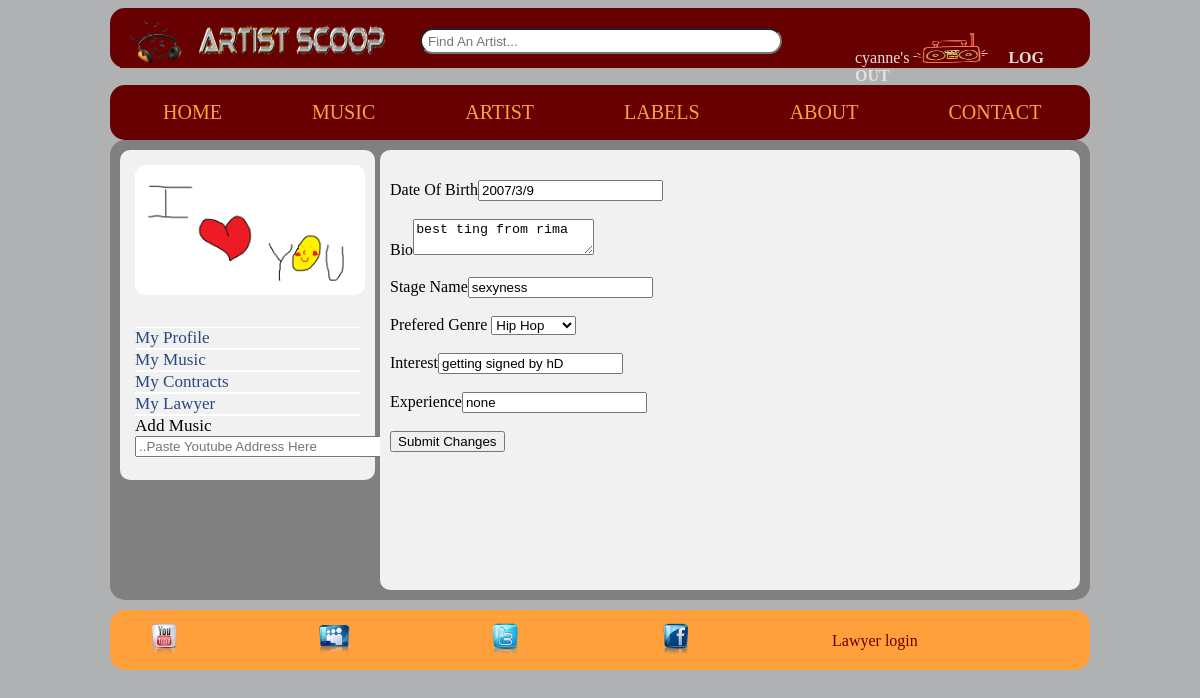
Page /aProfile.php (signed in) on the committed database.
### tables this page shows
CREATE TABLE IF NOT EXISTS `tbluser` (
  `userid` int(11) NOT NULL AUTO_INCREMENT,
  `firstName` varchar(255) DEFAULT NULL,
  `lastName` varchar(255) DEFAULT NULL,
  `email` varchar(255) DEFAULT NULL,
  `password` varchar(50) DEFAULT NULL,
  `dSigniture` varchar(255) DEFAULT NULL,
  `userType` int(11) NOT NULL,
  `active` tinyint(4) NOT NULL DEFAULT '0',
  `dateAdded` timestamp NOT NULL DEFAULT CURRENT_TIMESTAMP,
  PRIMARY KEY (`userid`)
);

CREATE TABLE IF NOT EXISTS `tblartist` (
  `artistId` int(11) NOT NULL,
  `gender` varchar(50) DEFAULT NULL,
  `DOB` varchar(50) DEFAULT NULL,
  `bio` varchar(255) DEFAULT NULL,
  `stageName` varchar(255) DEFAULT NULL,
  `preferedGenre` varchar(255) DEFAULT NULL,
  `interest` varchar(50) DEFAULT NULL,
  `experience` varchar(255) DEFAULT NULL,
  `profilePhoto` varchar(255) DEFAULT NULL,
  `featured` tinyint(1) DEFAULT '0',
  PRIMARY KEY (`artistId`)
);

CREATE TABLE IF NOT EXISTS `tblgenre` (
  `genreId` int(11) NOT NULL AUTO_INCREMENT,
  `genre` varchar(50) DEFAULT NULL,
  `description` varchar(255) DEFAULT NULL,
  PRIMARY KEY (`genreId`)
);

### aProfile.php (the view, shortened to what this page needs)
<?php
if(isset($_SESSION['userid']) && isset($_SESSION['userType']))
{
	$uid = $_SESSION['userid'];
	$sql1 = "SELECT * FROM tbluser u, tblartist a WHERE u.userid=a.artistId and u.userid = '$uid';";
	$resultset1 = mysql_query($sql1);
	$count1=mysql_num_rows($resultset1);
}
?>
<!DOCTYPE html PUBLIC "-//W3C//DTD XHTML 1.1//EN"
"http://www.w3.org/TR/xhtml11/DTD/xhtml11.dtd">
<html xmlns="http://www.w3.org/1999/xhtml" xml:lang="en">
<head>
	<link href="css/styles.css" rel="stylesheet" type="text/css" media="all"/>
	<link href="css/artist_content.css" rel="stylesheet" type="text/css" media="all"/>
</head>
<body>
	<?php include "include/head.php";?>
	<div id="wrapper">
		<?php include "include/topNav.php";?>
		<div id="content">
			<?php include "include/artistNav.php";?>
			<div id="aContent">
			<?php include "include/addUrl.php";?>
			<?php
			$presult = mysql_query("SELECT * FROM tbluser u, tblartist a, tblgenre g WHERE u.userid=a.artistId and g.genre = a.preferedGenre and u.userid = '$uid';");
			while($row1 = mysql_fetch_array($presult))
			{ ?>
			<div id="profile">
				<form method="POST" action="processing/updateAprofile.php">
					<label >Date Of Birth</label><input type="text" name ="DOB" value = "<?php echo $row1['DOB'];?>"/><br/><br/>
					<label >Bio</label><textarea name ="bio"><?php echo $row1['bio'];?></textarea><br/><br/>
					<label >Stage Name</label><input type="text" name ="sname" value = "<?php echo $row1['stageName'];?>"/><br/><br/>
					<label >Prefered Genre</label>
						<select name="genre" id="genre" >
						<option value="<?php echo $row1['preferedGenre'];?>"><?php echo $row1['genre'];?></option>
						</select>
					<br/><br/>
					<label >Interest</label><input   type="text" id="interest" name="interest" value = "<?php echo $row1['interest'];?>" ></input><br/><br/>
					<label >Experience</label><input   type="text" id="experience" name="experience"  value = "<?php echo $row1['experience'];?>" ></input><br/><br/>
					<input type="submit" name ="submit" value = "Submit Changes"/>
				</form>
			</div>
			<?php } ?>
		</div>
	</div>
	<?php include "include/footer.php";?>
</body>
</html>

### include/artistNav.php (shortened to what this page needs)
<div id="umenu">
	<div id="navigation">
		<?php
			if($count1 > 0){
			$row1=mysql_fetch_array($resultset1);
				if ($row1["profilePhoto"] != ""){
		?>
				<img src="images/profiles/<?php echo $row1["profilePhoto"]?>" alt="profile pic"/>
				<?php 	} else{ ?>
				<img src="images/no_pic.jpg" alt="no pic"/>
				<?php
					}
				?>
		<?php
		if (!isset($_GET["u"])){
		?>
		<ul class="top-level">
			<li><a href="aProfile.php">My Profile</a></li>
			<li><a href="getMusic.php">My Music</a></li>
			<li><a href="artistContracts.php">My Contracts</a></li>
			<li>
				<a href="#">My Lawyer</a>
			</li>
			<li>Add Music &nbsp <input type="text" size="30" id="url" oninput="search(this.value)" placeholder="..Paste Youtube Address Here" onchange="show(this.value)"/></li>
		</ul>
		<?php
			}
		}
		?>
	</div>
</div>

### css/styles.css (style rules this page uses)
body { background-color:#B0B1B3; width:980px; margin-left:auto; margin-right:auto; }
#wrapper { width:980px; margin-left:auto; margin-right:auto; }
#content { width:970px; min-height:400px; float:left; padding-top:10px; padding-left:10px; padding-bottom:10px; text-align:left; background-color:grey; border-radius: 15px; -moz-border-radius: 15px; }
#content ul { list-style-type:none; margin:5; }
#content a:link { text-decoration:none; color:#29477f; }

### css/artist_content.css (style rules this page uses)
#umenu { border-radius: 10px; -moz-border-radius: 10px; padding:5px; margin-right:5px; width:245px; background-color:#f1f1f1; float:left; }
#umenu img { border-radius: 10px; -moz-border-radius: 10px; margin:10px; width:230px; height:130px; border-style: none; }
#navigation { font-size:1.07em; width:235px; }
#navigation ul { margin-left:10px; padding:0px; }
#navigation li { list-style: none; }
#navigation ul.top-level { background:#f1f1f1; }
#navigation ul.top-level li { border-bottom: #fff solid; border-top: #fff solid; border-width: 1px; }
#aContent { border-radius: 10px; -moz-border-radius: 10px; padding:10px; width:680px; min-height:420px; background-color:#f1f1f1; float:left; }

### rows in the picture
tbluser: tblartist.profilePhoto (picture), DOB "2007/3/9", bio "best ting from rima", sname "sexyness", genre "Hip Hop", interest "getting signed by hD", experience "none"

### other values in the picture
$_SESSION['fname'] "cyanne"
